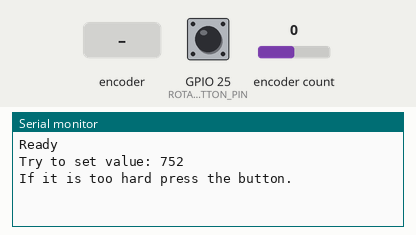
This sketch was run on a simulated ESP32. Shown: the last lines printed to the serial monitor. Inputs (shaded band) come from the test bench; at power-on: encoder count 0, GPIO 25 (ROTARY_ENCODER_BUTTON_PIN) HIGH. Random numbers use the default seed unless the sketch sets one.

Above: at 1.2 s.
1.3 s: encoder count set to 1
At 2.1 s:
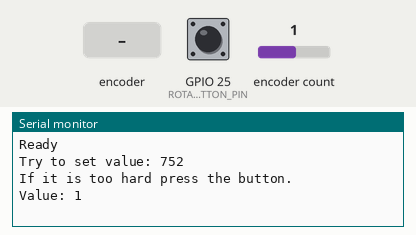
2.8 s: rotary encoder on GPIO 25 (ROTARY_ENCODER_BUTTON_PIN) / GPIO 21 (ROTARY_ENCODER_B_PIN) turned 1 step (first pin leading)
At 4.0 s:
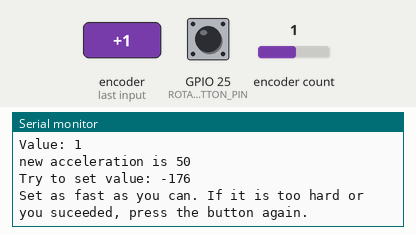
4.5 s: encoder count set to 2
At 5.1 s:
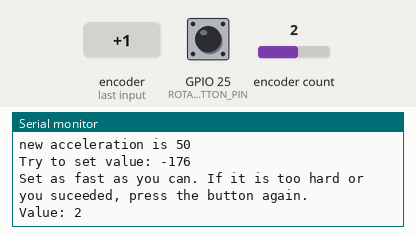
6.0 s: rotary encoder on GPIO 25 (ROTARY_ENCODER_BUTTON_PIN) / GPIO 21 (ROTARY_ENCODER_B_PIN) turned 1 step (first pin leading)
At 7.0 s:
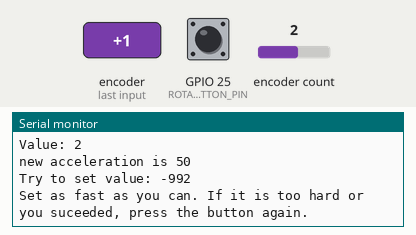

Measured:
- after the input at 1.3 s, the serial monitor: prints a new line at once (image 1)
- after the input at 2.8 s, the serial monitor: prints a new line after 0.06 s (image 2)
- after the input at 4.5 s, the serial monitor: prints a new line at once (image 3)
- after the input at 6.0 s, the serial monitor: prints a new line after 0.07 s (image 4)

The sketch:

rotary_tefa_2.ino
```cpp
#include "AiEsp32RotaryEncoder.h"
#include "Arduino.h"

/*
connecting Rotary encoder
Rotary encoder side    MICROCONTROLLER side
-------------------    ---------------------------------------------------------------------
CLK (A pin)            any microcontroler intput pin with interrupt -> in this example pin 32
DT (B pin)             any microcontroler intput pin with interrupt -> in this example pin 21
SW (button pin)        any microcontroler intput pin with interrupt -> in this example pin 25
GND - to microcontroler GND
VCC                    microcontroler VCC (then set ROTARY_ENCODER_VCC_PIN -1)
***OR in case VCC pin is not free you can cheat and connect:***
VCC                    any microcontroler output pin - but set also ROTARY_ENCODER_VCC_PIN 25
                        in this example pin 25
*/
#if defined(ESP8266)
#define ROTARY_ENCODER_A_PIN D6
#define ROTARY_ENCODER_B_PIN D5
#define ROTARY_ENCODER_BUTTON_PIN D7
#else
#define ROTARY_ENCODER_A_PIN 32
#define ROTARY_ENCODER_B_PIN 21
#define ROTARY_ENCODER_BUTTON_PIN 25
#endif
#define ROTARY_ENCODER_VCC_PIN -1 /* 27 put -1 of Rotary encoder Vcc is connected directly to 3,3V; else you can use declared output pin for powering rotary encoder */

//depending on your encoder - try 1,2 or 4 to get expected behaviour
//#define ROTARY_ENCODER_STEPS 1
//#define ROTARY_ENCODER_STEPS 2
#define ROTARY_ENCODER_STEPS 4

//instead of changing here, rather change numbers above
AiEsp32RotaryEncoder rotaryEncoder = AiEsp32RotaryEncoder(ROTARY_ENCODER_A_PIN, ROTARY_ENCODER_B_PIN, ROTARY_ENCODER_BUTTON_PIN, ROTARY_ENCODER_VCC_PIN, ROTARY_ENCODER_STEPS);

void rotary_onButtonClick()
{
    static unsigned long lastTimePressed = 0;
    if (millis() - lastTimePressed < 500)
        return; //ignore multiple press in that time milliseconds
    lastTimePressed = millis();

    unsigned long acceletation = rotaryEncoder.getAcceleration() + 50;
    if (acceletation > 400)
        acceletation = 0;
    rotaryEncoder.setAcceleration(acceletation);

    Serial.print("new acceleration is ");
    Serial.println(acceletation);
    Serial.print("Try to set value: ");
    Serial.println(random(-999, 999));
    Serial.println("Set as fast as you can. If it is too hard or you suceeded, press the button again.");
}

void rotary_loop()
{
    if (rotaryEncoder.encoderChanged())
    {
        Serial.print("Value: ");
        Serial.println(rotaryEncoder.readEncoder());
    }
    if (rotaryEncoder.isEncoderButtonClicked())
    {
        rotary_onButtonClick();
    }
}

void IRAM_ATTR readEncoderISR()
{
    rotaryEncoder.readEncoder_ISR();
}

void setup()
{
    Serial.begin(115200);
    rotaryEncoder.begin();
    rotaryEncoder.setup(readEncoderISR);
    bool circleValues = false;
    rotaryEncoder.setBoundaries(-1000, 1000, circleValues); //minValue, maxValue, circleValues true|false (when max go to min and vice versa)
    rotaryEncoder.disableAcceleration();                    //acceleration is now enabled by default - disable if you dont need it
    Serial.println("Ready");
    Serial.print("Try to set value: ");
    Serial.println(752);
    Serial.println("If it is too hard press the button.");
}

void loop()
{
    rotary_loop();
    delay(50);
}
```
